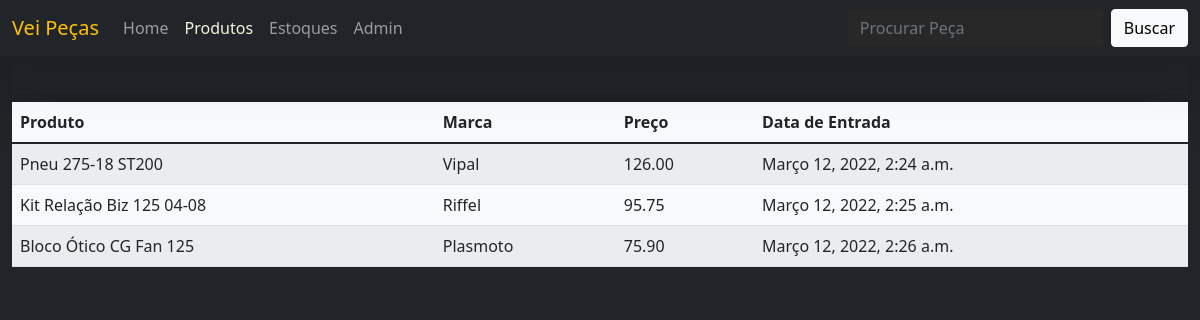
/produtos/, run on an earlier commit of the app's database.
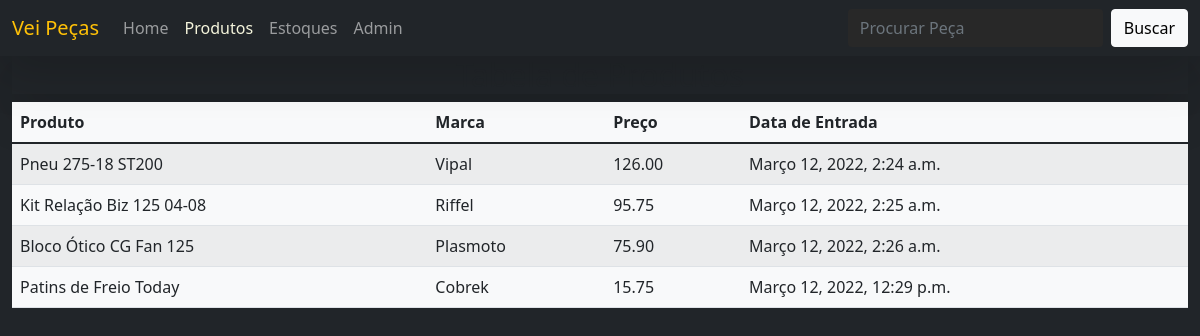
And on a later commit of the database.
### produtos/models.py (models this page shows, shortened)
class Base(models.Model):
  criacao = models.DateTimeField(auto_now_add=True)
  atualizacao = models.DateTimeField(auto_now=True)
  ativo = models.BooleanField(default=True)
  class Meta:
    abstract = True

class Produto(Base):
  titulo = models.CharField(max_length=255)
  marca = models.CharField(max_length=255)
  preco = MoneyField(max_digits=14, decimal_places=2, default_currency='BRL')
  imagem = models.URLField(max_length=255, blank=True)
  class Meta:
    verbose_name = 'Produto'
    verbose_name_plural = 'Produtos'

### produtos/views.py (the view)
# urls.py: path('produtos/', ProdutoListView.as_view()),
class ProdutoListView(ListView):
  model = Produto

### produtos/templates/produtos/produto_list.html (shortened to what this page needs)
{% extends 'base.html' %}
	{% block content %}
	<h2 class="text-center shadow-lg">Tabela de Produtos</h2>
	<table class="table table-striped table-ligth table-responsive-md min-vw-50 mt-2 mx-auto bg-light overflow-auto rounded-8">
		<thead >
			<tr>
				<th>Produto</th>
				<th>Marca</th>
				<th>Preço</th>
				<th>Data de Entrada</th>
			</tr>
		</thead>
		<tbody>
			{% for item in produto_list %}
			<tr>
				<td> {{ item.titulo }}</td>
				<td> {{ item.marca }} </td>
				<td> {{ item.preco }} </td>
				<td> {{ item.criacao }} </td>
			</tr>
			{%  endfor%}
		</tbody>
	</table>
	{% endblock %}

What changed in the data, as far as the page shows it:
added Produto: titulo "Patins de Freio Today", marca "Cobrek", preco "15.75", criacao "Março 12, 2022, 12:29 p.m."
